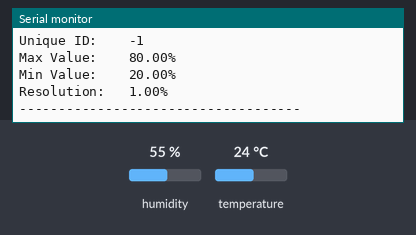
A sketch run on a simulated ESP8266 (NodeMCU). On the bench: the last lines printed to the serial monitor. Inputs (shaded band) come from the test bench; at power-on: humidity 55 %, temperature 24 °C.

Above: at 1.6 s.
1.7 s: humidity set to 22 %
At 3.7 s:
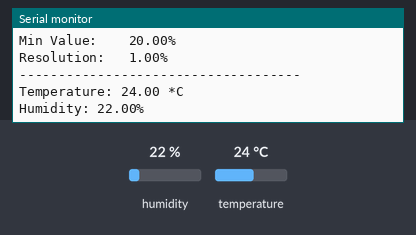
4.7 s: temperature set to 12 °C
At 7.1 s:
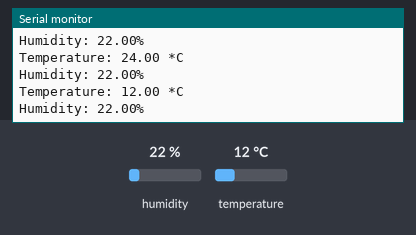
7.7 s: humidity set to 40 %
At 8.8 s:
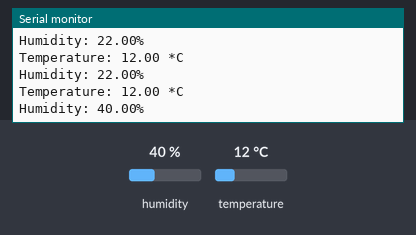

Measured:
- after the input at 1.7 s, the serial monitor: prints a new line after 0.71 s (image 1)
- after the input at 4.7 s, the serial monitor: prints a new line after 1.7 s (image 2)
- after the input at 7.7 s, the serial monitor: prints a new line after 0.72 s (image 3)

The sketch:

dht11_sensor.ino
```cpp
// (licence header left out)
// Depends on the following Arduino libraries:
// - Adafruit Unified Sensor Library: https://github.com/adafruit/Adafruit_Sensor
// - DHT Sensor Library: https://github.com/adafruit/DHT-sensor-library

#include <Adafruit_Sensor.h>
#include <DHT.h>
#include <DHT_U.h>

#define DHTPIN D5         // Pin which is connected to the DHT sensor.

// Uncomment the type of sensor in use:
#define DHTTYPE           DHT11     // DHT 11
//#define DHTTYPE           DHT22     // DHT 22 (AM2302)
//#define DHTTYPE           DHT21     // DHT 21 (AM2301)

// See guide for details on sensor wiring and usage:
//   https://learn.adafruit.com/dht/overview

DHT_Unified dht(DHTPIN, DHTTYPE);

uint32_t delayMS;

void setup() {
  Serial.begin(9600);
  // Initialize device.
  dht.begin();
  Serial.println("DHT22 Wildnet Sensor Example");
  // Print temperature sensor details.
  sensor_t sensor;
  dht.temperature().getSensor(&sensor);
  Serial.println("------------------------------------");
  Serial.println("Temperature");
  Serial.print  ("Sensor:       "); Serial.println(sensor.name);
  Serial.print  ("Driver Ver:   "); Serial.println(sensor.version);
  Serial.print  ("Unique ID:    "); Serial.println(sensor.sensor_id);
  Serial.print  ("Max Value:    "); Serial.print(sensor.max_value); Serial.println(" *C");
  Serial.print  ("Min Value:    "); Serial.print(sensor.min_value); Serial.println(" *C");
  Serial.print  ("Resolution:   "); Serial.print(sensor.resolution); Serial.println(" *C");
  Serial.println("------------------------------------");
  // Print humidity sensor details.
  dht.humidity().getSensor(&sensor);
  Serial.println("------------------------------------");
  Serial.println("Humidity");
  Serial.print  ("Sensor:       "); Serial.println(sensor.name);
  Serial.print  ("Driver Ver:   "); Serial.println(sensor.version);
  Serial.print  ("Unique ID:    "); Serial.println(sensor.sensor_id);
  Serial.print  ("Max Value:    "); Serial.print(sensor.max_value); Serial.println("%");
  Serial.print  ("Min Value:    "); Serial.print(sensor.min_value); Serial.println("%");
  Serial.print  ("Resolution:   "); Serial.print(sensor.resolution); Serial.println("%");
  Serial.println("------------------------------------");
  // Set delay between sensor readings based on sensor details.
  delayMS = sensor.min_delay / 1000;
}

void loop() {
  // Delay between measurements.
  delay(delayMS);
  // Get temperature event and print its value.
  sensors_event_t event;
  dht.temperature().getEvent(&event);
  if (isnan(event.temperature)) {
    Serial.println("Error reading temperature!");
  }
  else {
    Serial.print("Temperature: ");
    Serial.print(event.temperature);
    Serial.println(" *C");
  }
  // Get humidity event and print its value.
  dht.humidity().getEvent(&event);
  if (isnan(event.relative_humidity)) {
    Serial.println("Error reading humidity!");
  }
  else {
    Serial.print("Humidity: ");
    Serial.print(event.relative_humidity);
    Serial.println("%");
  }
}
```
